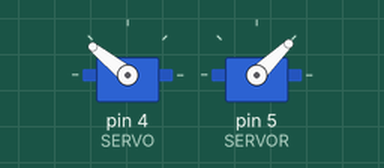
Simulated run of this sketch. Board: Arduino Uno, built with avr-gcc and run on an emulated ATmega328P. On the bench: 2 × servo.

Above: at 0.05 s.
At 4.9 s:
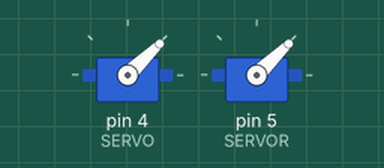
At 9.8 s:
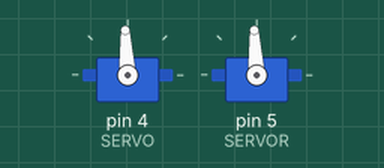
Timing chart, 0 to 16.6 s (numbered marks = the images above):
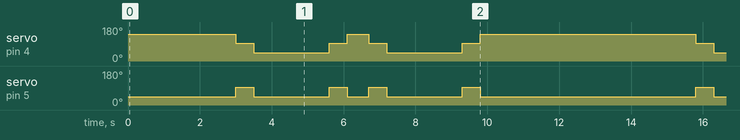

The sketch:

servoControlPractice.ino
```cpp
// include additional headers
#include <Servo.h>
 //global declarations
#define SERVO 4        //define a pin for servo
Servo myservo;        // initialize  servo
#define SERVOR 5        //define a pin for servo
Servo myservoR;
// played around with values that sets the servos to each position
// these values need to be set for each servo!!!
const int neutral = 1500;
const int forward = 2000;
const int backward = 1000;
const int rbackward = 2000; // reverse right servo
const int rforward = 1000; // reverse right servo
//--- Function: Setup ()
void setup()
{
  pinMode (SERVO, OUTPUT); // want servo pin to be an output
  myservo.attach(SERVO); // attach pin to the servo
  myservo.writeMicroseconds(neutral);  // set servo to mid-point
  myservoR.attach(SERVOR); // attach pin to the servo
  myservoR.writeMicroseconds(neutral);  // set servo to mid-point
}

//--- Function: loop ()
void loop()
{
    forwardDrive(3000); // go forward
    pause();         // Pauses the program
    turnLeft(2100); // turns 90 degrees left
    pause();           // Pauses the program
    forwardDrive(600); // go forward
    pause();    // Pauses the program
    turnLeft(2100); // turns 90 degrees left
    pause();   // Pauses the program
    forwardDrive(3000); // go forward
}

void turnLeft(int duration) {
  myservo.writeMicroseconds(backward); // set servo to forward pulse
  myservoR.writeMicroseconds(rforward);
  delay(duration);
}

void forwardDrive(int duration) {
  myservo.writeMicroseconds(forward); // set servo to forward pulse
  myservoR.writeMicroseconds(rforward);
  delay(duration);
}

void pause() { // a function to pause the robot
  myservo.writeMicroseconds(neutral);    // set servo to mid-point
  myservoR.writeMicroseconds(neutral); // same here
  delay(500);
}
```

Measured:
- by itself, servo on pin 5 (SERVOR): repeats every 12.8 s: 44° 2.1 s, 93° 0.50 s, 44° 0.60 s, 93° 0.50 s, 44° 2.1 s, 93° 0.50 s, 44° 6.0 s, 93° 0.50 s
- by itself, servo on pin 4 (SERVO): repeats every 12.8 s: 44° 2.1 s, 93° 0.50 s, 141° 0.60 s, 93° 0.50 s, 44° 2.1 s, 93° 0.50 s, 141° 6.0 s, 93° 0.50 s
